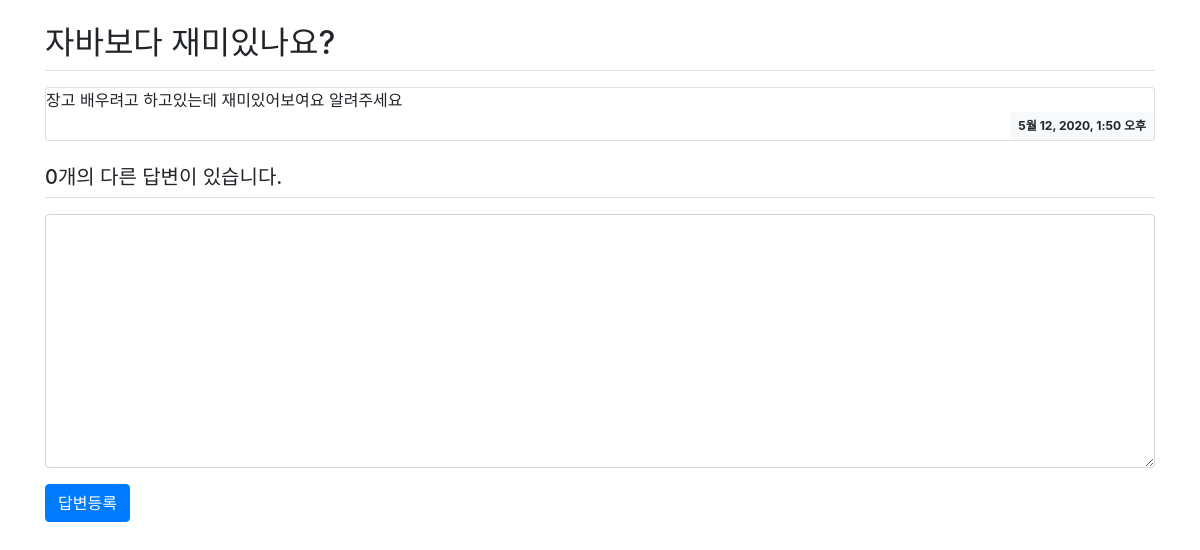
Page /pybo/3/ on the earlier database version.
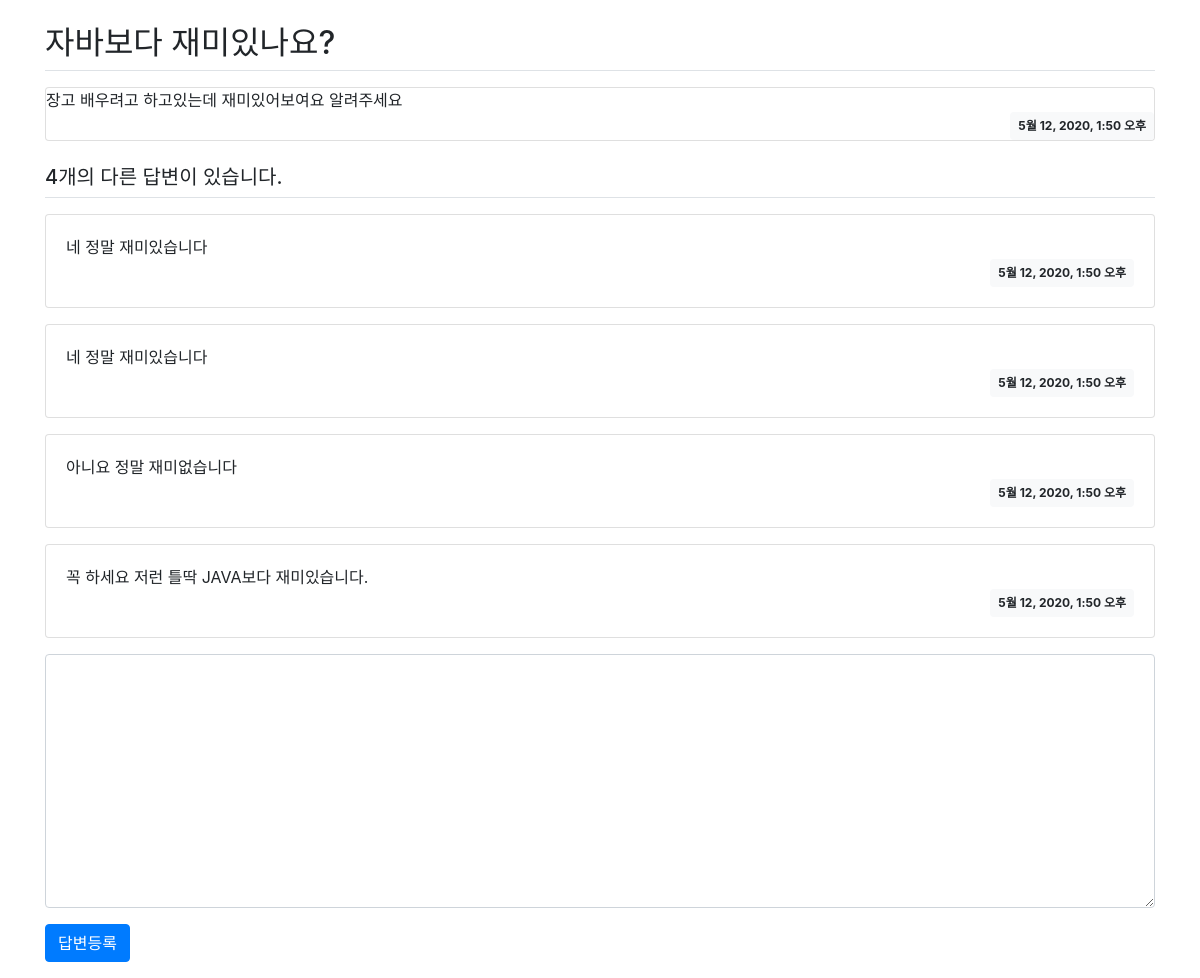
Same page on the later database version.
### pybo/models.py (models this page shows, shortened)
class Question(models.Model):
    subject = models.CharField(max_length=200)
    content = models.TextField()
    create_date = models.DateTimeField()

class Answer(models.Model):
    question = models.ForeignKey(Question, on_delete=models.CASCADE)
    content = models.TextField()
    create_date = models.DateTimeField()

### pybo/views.py (the view)
# urls.py: path('<int:question_id>/', views.detail, name='detail'),
def detail(request, question_id):
    question = get_object_or_404(Question, pk=question_id)
    context = {'question': question}
    return render(request, 'pybo/question_detail.html', context)

### templates/pybo/question_detail.html (shortened to what this page needs)
{% extends 'base.html' %}
{% block content %}
<div class='container my-3'>
    <h2 class='border-bottom py-2'>{{ question.subject }}</h2>
    <div class='card my-3'>
        <div class='card-text' style='white-space: pre-line;'>{{ question.content }}</div>
        <div class='d-flex justify-content-end'>
            <div class='badge badge-light p-2'>
                {{ question.create_date }}
            </div>
        </div>
    </div>
    <h5 class='border-bottom my-3 py-2'>{{ question.answer_set.count }}개의 다른 답변이 있습니다.</h5>
    {% for answer in question.answer_set.all %}
    <div class='card my-3'>
        <div class='card-body'>
            <div class='card-text' style='white-space: pre-line;'>{{ answer.content }}</div>
            <div class='d-flex justify-content-end'>
                <div class='badge badge-light p-2'>
                    {{ question.create_date }}
                </div>
            </div>
        </div>
    </div>
    {% endfor %}
    <form action='{% url "pybo:answer_create" question.id %}' method="post" class='my-3'>
        <div class='form-group'>
            <textarea name='content' id='content' class='form-control' rows='10'></textarea>
        </div>
        <input type='submit' value='답변등록' class='btn btn-primary' />
    </form>
</div>
{% endblock %}

### templates/base.html (shortened to what this page needs)
{% load static %}
<!doctype html>
<html lang='ko'>
<head>
    <link rel='stylesheet' type='text/css' href='{% static "bootstrap.min.css" %}'>
    <link rel='stylesheet' type='text/css' href='{% static "style.css" %}'>
</head>
<body>
    {% block content %}
    {% endblock %}
</body>
</html>

Differences in the rows shown:
computed for Question "자바보다 재미있나요?": answer_set.count "0" → "4"
added Answer: content "네 정말 재미있습니다", {{ question.create_date }} "5월 12, 2020, 1:50 오후"
added Answer: content "네 정말 재미있습니다", {{ question.create_date }} "5월 12, 2020, 1:50 오후"
added Answer: content "아니요 정말 재미없습니다", {{ question.create_date }} "5월 12, 2020, 1:50 오후"
added Answer: content "꼭 하세요 저런 틀딱 JAVA보다 재미있습니다.", {{ question.create_date }} "5월 12, 2020, 1:50 오후"
